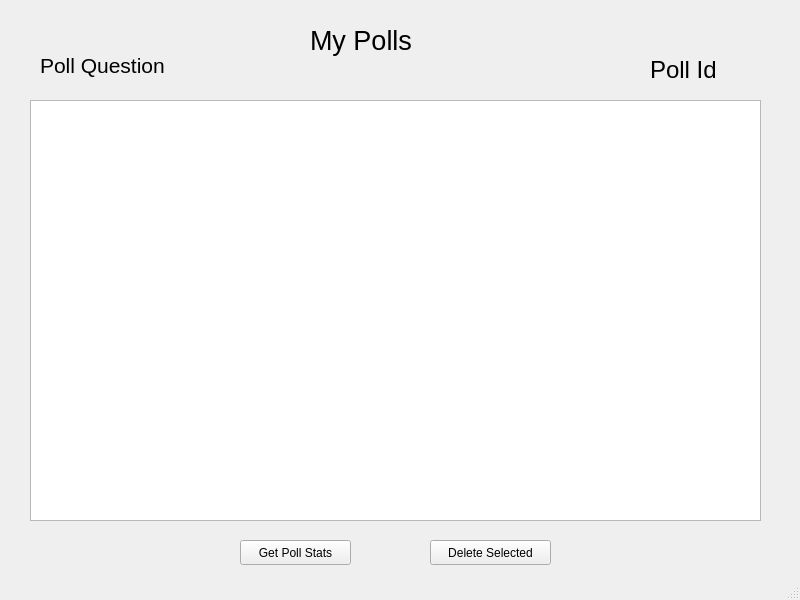
<?xml version="1.0" encoding="UTF-8"?>
<ui version="4.0">
 <class>MainWindow</class>
 <widget class="QMainWindow" name="MainWindow">
  <property name="geometry">
   <rect>
    <x>0</x>
    <y>0</y>
    <width>800</width>
    <height>600</height>
   </rect>
  </property>
  <property name="windowTitle">
   <string>PollManager</string>
  </property>
  <property name="windowIcon">
   <iconset>
    <normaloff>vote.png</normaloff>vote.png</iconset>
  </property>
  <widget class="QWidget" name="centralwidget">
   <widget class="QLabel" name="label">
    <property name="geometry">
     <rect>
      <x>310</x>
      <y>20</y>
      <width>111</width>
      <height>41</height>
     </rect>
    </property>
    <property name="font">
     <font>
      <pointsize>20</pointsize>
     </font>
    </property>
    <property name="text">
     <string>My Polls</string>
    </property>
   </widget>
   <widget class="QPushButton" name="GetResult">
    <property name="geometry">
     <rect>
      <x>240</x>
      <y>540</y>
      <width>111</width>
      <height>25</height>
     </rect>
    </property>
    <property name="text">
     <string>Get Poll Stats</string>
    </property>
   </widget>
   <widget class="QListWidget" name="PollList">
    <property name="geometry">
     <rect>
      <x>30</x>
      <y>100</y>
      <width>731</width>
      <height>421</height>
     </rect>
    </property>
   </widget>
   <widget class="QLabel" name="label_2">
    <property name="geometry">
     <rect>
      <x>650</x>
      <y>60</y>
      <width>81</width>
      <height>20</height>
     </rect>
    </property>
    <property name="font">
     <font>
      <pointsize>18</pointsize>
     </font>
    </property>
    <property name="text">
     <string>Poll Id</string>
    </property>
   </widget>
   <widget class="QLabel" name="label_3">
    <property name="geometry">
     <rect>
      <x>40</x>
      <y>50</y>
      <width>141</width>
      <height>31</height>
     </rect>
    </property>
    <property name="font">
     <font>
      <pointsize>16</pointsize>
      <weight>50</weight>
      <bold>false</bold>
     </font>
    </property>
    <property name="text">
     <string>Poll Question</string>
    </property>
   </widget>
   <widget class="QPushButton" name="deleteBtn">
    <property name="geometry">
     <rect>
      <x>430</x>
      <y>540</y>
      <width>121</width>
      <height>25</height>
     </rect>
    </property>
    <property name="text">
     <string>Delete Selected</string>
    </property>
   </widget>
  </widget>
  <widget class="QStatusBar" name="statusbar"/>
 </widget>
 <resources/>
 <connections/>
</ui>
